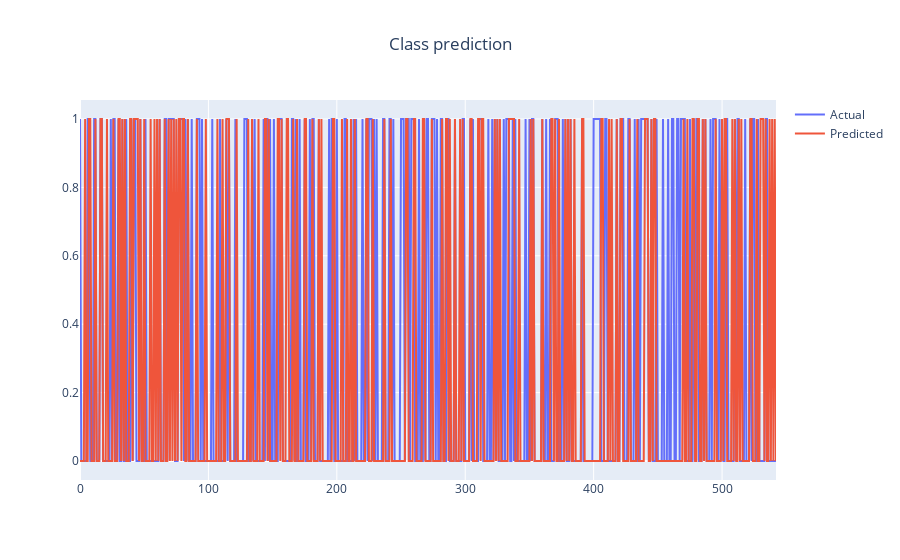

The notebook cell saved with this chart:
### Code cell
#plot
fig = go.Figure()
fig.add_traces(data = go.Scatter(y= ytest, name = "Actual"))
fig.add_traces(data = go.Scatter(y= pred, name = "Predicted"))
fig.update_layout(title = "Class prediction", title_x = 0.5)
fig.show()

### Figure 1 — Plotly figure (JSON) as saved in the notebook; plotly's stock layout.template omitted (floating-point values rounded to 4 significant figures; data arrays with more than 128 entries replaced by an {"elided": "..."} marker saying what was removed)
{"data": [{"name": "Actual", "type": "scatter", "y": {"elided": "543 int values"}}, {"name": "Predicted", "type": "scatter", "y": {"elided": "543 int values"}}], "layout": {"title": {"text": "Class prediction", "x": 0.5}}}
